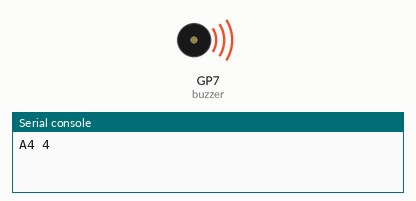
A program run on a simulated Raspberry Pi Pico running MicroPython. On the bench: buzzer (waves = sounding), the last lines printed to the serial console. At 6.2 s the program stops and its outputs stay as they are.

Above: at 0.18 s.
At 6.2 s:
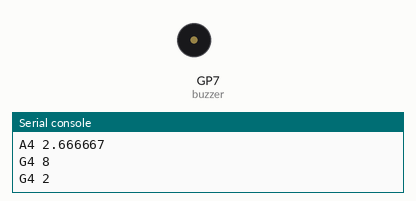
Timing chart, 0 to 7.7 s (numbered marks = the images above):
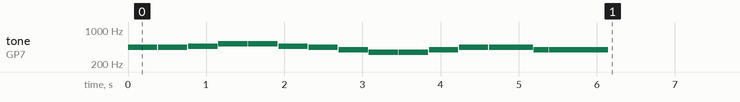

The program:

song_player_version_1.py
```python
# Program to play the songs on a passive buzzer
# April 2023
# Lori Pfahler

# import modules
import machine
import utime

# setup passive buzzer pim
buzzer = machine.PWM(machine.Pin(7))

# function to play notes - adapted from Sunfounder Pico Kit
def tone(pin, frequency, duration):
    # set the pin frequency
    pin.freq(frequency)
    # use a duty cycle of 50% - can be set from 0 to 65535
    pin.duty_u16(32768)
    # hold the note for the duration needed
    utime.sleep_ms(duration)
    # turn the sound off
    pin.duty_u16(0)
    # a little bit of sleep to create a "break' between notes
    utime.sleep_ms(10)

# function for a rest in song - no sound played for the duration given
def rest(pin, duration):
    pin.duty_u16(0)
    utime.sleep_ms(duration)

# function for playing a song in a "paired tuple" list format
def playsong(pin, song, tempo = 1000):
    for a, b in song:
        print( a, b)
        if (a == "REST"):
            rest(pin, int(tempo/b))
        else:
            tone(pin, notes[a], int(tempo/b))


# dictionary for notes and frequencies from Tom's Hardware article
notes = {
"B0": 31,
"C1": 33, "CS1": 35, "D1": 37, "DS1": 39, "E1": 41, "F1": 44,
"FS1": 46, "G1": 49, "GS1": 52, "A1": 55, "AS1": 58, "B1": 62,
"C2": 65, "CS2": 69, "D2": 73, "DS2": 78, "E2": 82, "F2": 87,
"FS2": 93, "G2": 98, "GS2": 104, "A2": 110, "AS2": 117, "B2": 123,
"C3": 131, "CS3": 139, "D3": 147, "DS3": 156, "E3": 165, "F3": 175,
"FS3": 185, "G3": 196, "GS3": 208, "A3": 220, "AS3": 233, "B3": 247,
"C4": 262, "CS4": 277, "D4": 294, "DS4": 311, "E4": 330, "F4": 349,
"FS4": 370, "G4": 392, "GS4": 415, "A4": 440, "AS4": 466, "B4": 494,
"C5": 523, "CS5": 554, "D5": 587, "DS5": 622, "E5": 659, "F5": 698,
"FS5": 740, "G5": 784, "GS5": 831, "A5": 880, "AS5": 932, "B5": 988,
"C6": 1047,"CS6": 1109, "D6": 1175, "DS6": 1245, "E6": 1319, "F6": 1397,
"FS6": 1480, "G6": 1568, "GS6": 1661, "A6": 1760, "AS6": 1865, "B6": 1976,
"C7": 2093, "CS7": 2217, "D7": 2349, "DS7": 2489, "E7": 2637, "F7": 2794,
"FS7": 2960, "G7": 3136, "GS7": 3322, "A7": 3520, "AS7": 3729, "B7": 3951,
"C8": 4186, "CS8": 4435, "D8": 4699, "DS8": 4978
}

odeToJoy = [('A4', 4), ('A4', 4), ('AS4', 4), ('C5', 4),
            ('C5', 4), ('AS4', 4), ('A4', 4), ('G4', 4),
            ('F4', 4), ('F4', 4), ('G4', 4), ('A4', 4),
            ('A4', 4/1.5), ('G4', 8), ('G4', 2)]

try:
    playsong(buzzer, odeToJoy, tempo = 1500)

except KeyboardInterrupt:
    rest(buzzer, 500)
```

Measured:
- by itself, tone on GP7 (buzzer): plays 440 Hz for 0.38 s, 440 Hz for 0.38 s, 466 Hz for 0.38 s, 523 Hz for 0.38 s, 523 Hz for 0.38 s, 466 Hz for 0.38 s … (15 notes in this stretch)
